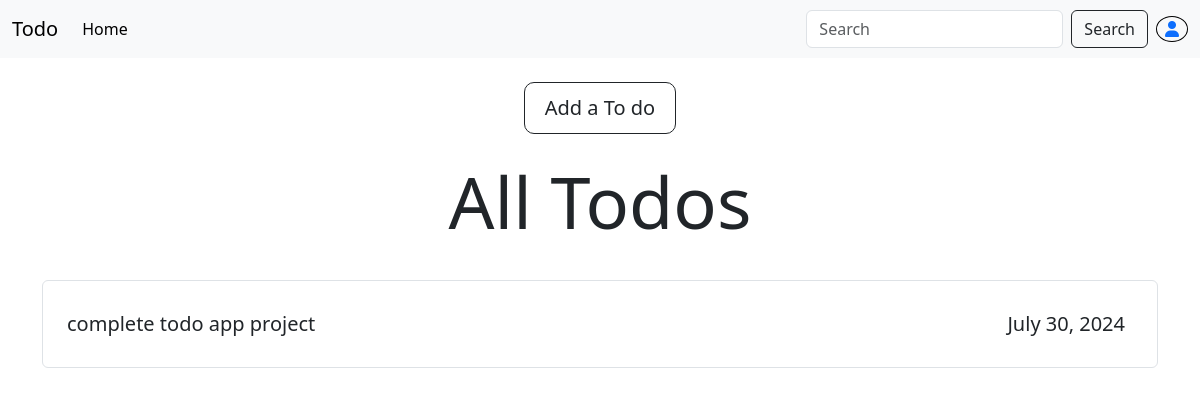
The page /todo/ (signed in) on the database as committed earlier.
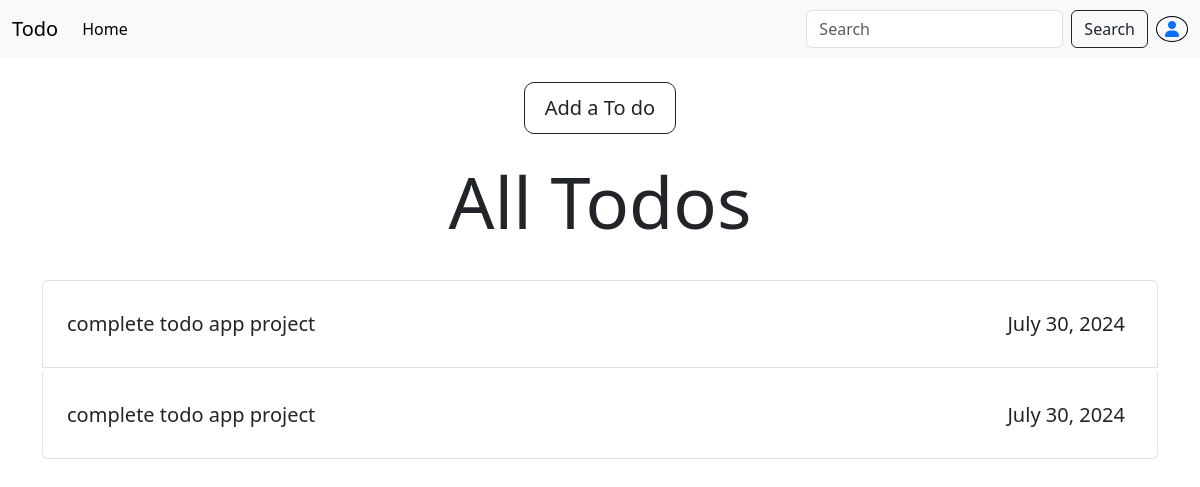
The same page on the database as committed later.
### todo/models.py (models this page shows, shortened)
class Todo(models.Model):
    user = models.ForeignKey(User, on_delete=models.CASCADE)
    task = models.CharField(max_length=100)
    task_description  = models.TextField(max_length=250)
    added_date = models.DateField(auto_now_add=True)
    updated_date = models.DateField(auto_now=True)

### todo/views.py (the view)
# urls.py: path('',views.home, name = 'home'),
def home(request):
    if request.user.is_authenticated:
        todos = Todo.objects.filter(user=request.user)
    else:
        todos = []
    return render(request, 'todo/home.html',{'todos':todos})

### todo/templates/todo/home.html (shortened to what this page needs)
{% extends "layout.html" %}
{% block content %}
{% if user.is_authenticated %}
        <div class="d-flex justify-content-center align-items-center mt-4">
            <a href="{% url "add_todo" %}" class = "btn btn-outline-dark btn-xl">Add a To do</a>
        </div>
        <div class="d-flex justify-content-center align-items-center mt-4">
            <h2 class = "display-2">All Todos</h2>
        </div>
        <div class="container">
            <ul class="list-group mt-4">
            {% for todo in todos %}
                <li class="list-group-item mt-1 d-flex justify-content-between align-items-center lead p-4 todo-item">{{todo.task}}
                    <div class="d-flex align-items-center action-buttons">
                        <span class="mx-2">
                            {{todo.added_date}}
                        </span>
                    </div>
                </li>
            {% endfor %}
            </ul>
        </div>
    {% else %}
        <h2 class="mt-4 text-center">Register to start managing your tasks</h2>
        <div class="d-flex justify-content-center align-items-center mt-4">
            <a href = "{% url "register"  %}" class=" btn btn-outline-dark">Register/Login</a>
        </div>
    {% endif %}
{% endblock %}

### templates/layout.html (shortened to what this page needs)
{% load static %}
<!DOCTYPE html>
<html lang="en">
{% block head-tag %}
<head>
    <link href="https://cdn.jsdelivr.net/npm/bootstrap@5.3.3/dist/css/bootstrap.min.css" rel="stylesheet">
    <link rel="stylesheet" href="https://cdnjs.cloudflare.com/ajax/libs/font-awesome/4.7.0/css/font-awesome.min.css">
    <link rel="stylesheet" href="{% static 'style.css' %}">
     <link rel="stylesheet" href="https://cdnjs.cloudflare.com/ajax/libs/font-awesome/6.0.0-beta3/css/all.min.css">
  </head>
{% endblock %}
<body>
    <nav class="navbar navbar-expand-lg bg-body-tertiary">
        <div class="container-fluid">
          <a class="navbar-brand" href="{% url "base_home" %}">Todo</a>
          <div class="collapse navbar-collapse" id="navbarSupportedContent">
            <ul class="navbar-nav me-auto mb-2 mb-lg-0">
              <li class="nav-item">
                <a class="nav-link active" aria-current="page" href=" {% url "home" %}">Home</a>
              </li>
            </ul>
            {% if user.is_authenticated %}
            <form class="d-flex mx-2" role="search" action = "{% url "search_results" %}" method ="get">
              <input class="form-control me-2" type="search" name = "search" placeholder="Search" aria-label="Search">
              <button class="btn btn-outline-dark" type="submit">Search</button>
            </form>
                <div class="border border-black rounded-circle mt-2 mb-2 ">
                  <a href="{% url "account" %}" class= "m-2"><i class=" fas fa-user"></i></a>
                </div>
              {% endif %}
          </div>
        </div>
      </nav>
    {% block content %}
    {% endblock %}
</body>
</html>

### static/style.css (style rules this page uses)
body, html { height: 100%; margin: 0; }
.navbar { z-index: 1; }
.btn-xl { padding: 10px 20px; font-size: 20px; border-radius: 10px; }

Rows that differ between the two databases and show on the page:
added Todo: task "complete todo app project", added_date "July 30, 2024"
